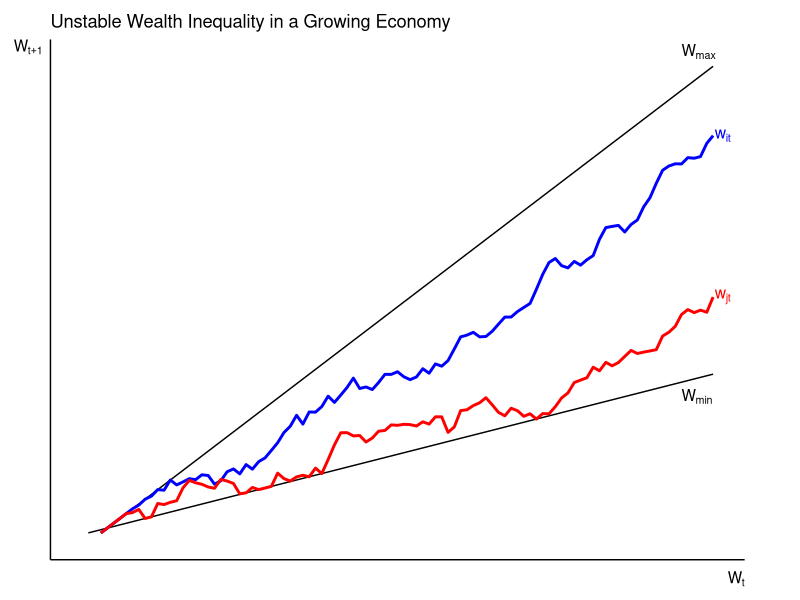

Write R code to recreate this figure.
# Load libraries
library(ggplot2)

# Set seed for reproducibility
set.seed(101)

# Parameters
n <- 100  # Number of time points
x <- 1:n

# Sloping boundaries
m_max <- 3/2 # Slope of y_max
m_min <- 1/2 # Slope of y_min
y_max <- m_max * x - 2
y_min <- m_min * x + 2

# Generate upward-sloping time series
generate_bounded_series <- function(n, y_min, y_max, slope, offset, noise_sd = 2) {
  y <- numeric(n)
  y[1] <- (y_min[1] + y_max[1]) / 2 + offset  # Start in the middle of the bounds, with offset
  for (t in 2:n) {
    y[t] <- y[t - 1] + slope + rnorm(1, mean = 0, sd = noise_sd)
    y[t] <- pmin(pmax(y[t], y_min[t]), y_max[t])  # Keep within bounds
  }
  return(y)
}

# Adjusted slopes and offsets for distinct series
y_it <- generate_bounded_series(n, y_min, y_max, slope = 1.4, offset = 1.5)
y_jt <- generate_bounded_series(n, y_min, y_max, slope = 0.8, offset = 0.5)

# Create a dataframe for plotting
data <- data.frame(
  x = rep(x, 2),
  value = c(y_it, y_jt),
  series = rep(c("y_it", "y_jt"), each = n)
)

# Create a dataframe for boundaries
boundaries <- data.frame(
  x = x,
  y_max = y_max,
  y_min = y_min
)

# Plot
ggplot() +
  geom_line(data = boundaries, aes(x = x, y = y_max), color = "black") +
  geom_line(data = boundaries, aes(x = x, y = y_min), color = "black") +
  geom_line(data = data, aes(x = x, y = value, color = series), size = 1) +
  annotate("text", x = max(x) * 0.95, y = max(y_max), label = expression(W[max]), hjust = 0, vjust = -0.5) +
  annotate("text", x = max(x) * 0.95, y = max(y_min), label = expression(W[min]), hjust = 0, vjust = 2) +
  annotate("text", x = max(x), y = y_it[n], label = expression(w[it]), color = "blue", size = 4, fontface = "italic", hjust = -0.1) + # Label y_it
  annotate("text", x = max(x), y = y_jt[n], label = expression(w[jt]), color = "red", size = 4, fontface = "italic", hjust = -0.1) + # Label y_jt # Label y_jt
  labs(
    x = expression(W[t]),
    y = expression(W[t+1]),
    title = "Unstable Wealth Inequality in a Growing Economy"
  ) +
  scale_x_continuous(limits = c(0, n)) +
  scale_y_continuous(limits = c(min(y_min) - 1, max(y_max) + 1)) +
  scale_color_manual(values = c("blue", "red")) +
  coord_cartesian(clip = "off") +
  theme_minimal() +
  theme(
    axis.text = element_blank(),          # Remove numerical labels on both axes
    axis.line = element_line(color = "black", size = 0.5), # Add axis lines
    axis.title.x = element_text(hjust = 1, vjust = 0),  # Move x-axis label to the end
    axis.title.y = element_text(angle = 0, hjust = 1, vjust = 1),  # Move y-axis label to the top
    panel.grid = element_blank(),         # Remove grid lines for a cleaner look
    legend.position = "none",
    plot.margin = margin(10, 40, 10, 10)
  )
